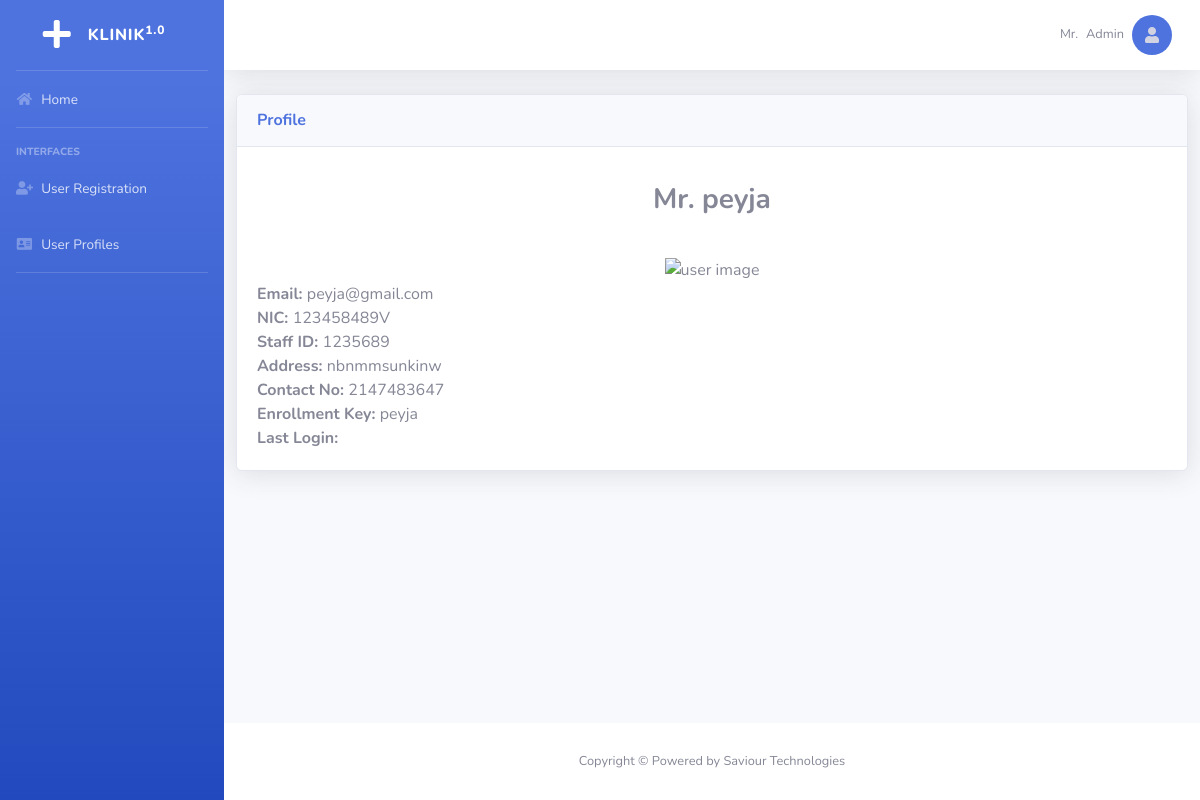
Screenshot of /admin/userViewProfile.php?id=5 (signed in) with the database file from the repository.
### tables this page shows
CREATE TABLE `user` (
  `id` int(11) NOT NULL,
  `name` varchar(150) NOT NULL,
  `email` varchar(100) NOT NULL,
  `password` varchar(64) NOT NULL,
  `title` enum('Dr.','Ms.','Mrs.','Mr.') NOT NULL,
  `nic` varchar(15) NOT NULL,
  `staff_id` varchar(15) DEFAULT NULL,
  `address` varchar(200) NOT NULL,
  `user_type` enum('Admin','Doctor','Assistant') NOT NULL,
  `contact_no` int(15) NOT NULL,
  `enrollment_key` varchar(10) DEFAULT NULL,
  `user_enroll_status` enum('Pending','Confirmed','Deleted') DEFAULT NULL,
  `slmc_no` varchar(15) DEFAULT NULL,
  `is_deleted` enum('yes') DEFAULT NULL,
  `last_login` datetime DEFAULT NULL
);

### admin/userViewProfile.php (the view, shortened to what this page needs)
<?php
include('includes/header.php');
include('includes/navbar.php');
?>
<div class="col-lg-12">
              <div class="card shadow mb-4">
    <div class="card-header py-3">
      <h6 class="m-0 font-weight-bold text-primary">Profile</h6>
    </div>
    <div class="card-body">
<?php
      if(isset($_GET['id']))
      {
        $id =$_GET['id'];
        $servername = "localhost";
        $username = "root";
        $password = "";
        $dbname = "kdb";
$conn = new mysqli($servername, $username, $password, $dbname);
$sql = "SELECT * FROM user WHERE id='$id'";
$result = $conn->query($sql);
if ($result->num_rows > 0) {
    $row = $result->fetch_assoc();
    $name = $row['name'];
    $email = $row['email'];
    $title = $row['title'];
    $nic = $row['nic'];
    $staff_id = $row['staff_id'];
    $address = $row['address'];
    $user_type = $row['user_type'];
    $contact_no = $row['contact_no'];
    $enrollment_key = $row['enrollment_key'];
    $slmc_no = $row['slmc_no'];
    $last_login = $row['last_login'];
    if($user_type=='Doctor')
    {   echo "<p><center><b><h3>".$title."</b>".' '."<b>". $name."</b></center></p></h3><br>";
        $img='<img src="img/img1.jpg"  alt="user image" style="width: 200px; height: 200px;"><br>';
        echo "<center>".$img."</center>";
        echo "<b>Email: </b>" . $email . "<br>";
        echo "<b>NIC: </b>" . $nic . "<br>";
        echo "<b>Address: </b>" . $address. "<br>";
        echo "<b>Contact No: </b>" . $contact_no. "<br>";
        echo "<b>Enrollment Key: </b>" . $enrollment_key. "<br>";
        echo "<b>SLMC No: </b>" . $slmc_no . "<br>";
        echo "<b>Last Login:</b>" . $last_login. "<br>";
      } elseif($user_type=='Assistant') {
        echo "<p><center><b><h3>".$title."</b>".' '."<b>". $name."</b></center></p></h3><br>";
        $img='<img src="img/img2.jpg"  alt="user image" style="width: 200px; height: 200px;"><br>';
        echo "<center>".$img."</center>";
        echo "<b>Email: </b> " . $email . "<br>";
        echo "<b>NIC: </b>" . $nic. "<br>";
        echo "<b>Staff ID: </b>" . $staff_id. "<br>";
        echo "<b>Address: </b>" . $address. "<br>";
        echo "<b>Contact No: </b>" . $contact_no. "<br>";
        echo "<b>Enrollment Key: </b>" . $enrollment_key. "<br>";
        echo "<b>Last Login: </b>" . $last_login. "<br>";
      }
        else{
            echo "Something went wrong";
        }}
}
?>
                </div>
              </div>
            </div>
	</div>
<?php
include('includes/footer.php');
?>

### rows the page displays
user: title "Mr.", name "peyja", email "peyja@gmail.com", nic "123458489V", staff "1235689", address "nbnmmsunkinw", contact_no "2147483647", enrollment_key "peyja"

### other values shown
$_SESSION['title'] "Mr."
$_SESSION['name'] "Admin"
